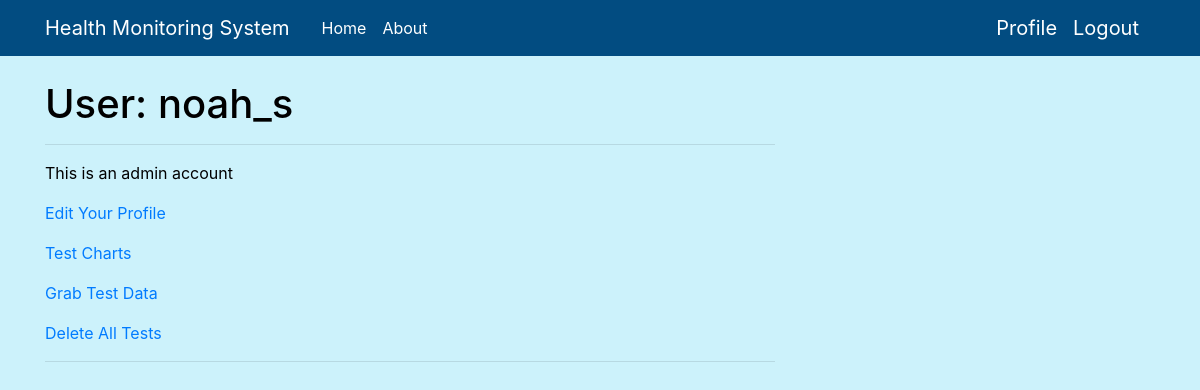
/user/noah_s (signed in), run on an earlier commit of the app's database.
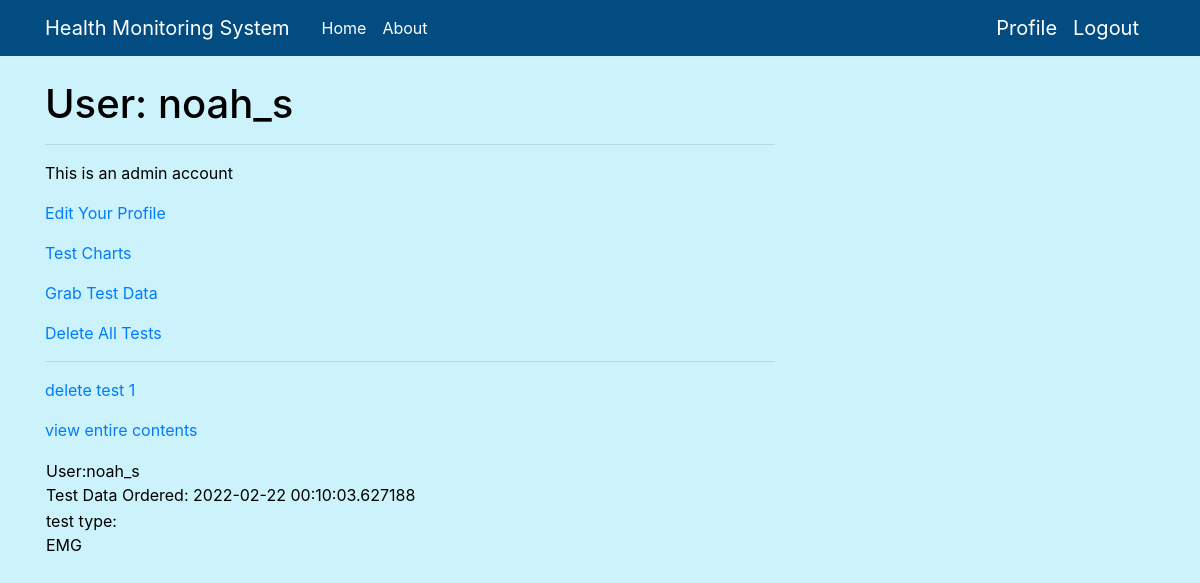
And on a later commit of the database.
### app.py (models this page shows, shortened)
class User(UserMixin, db.Model):
    id = db.Column(db.Integer, primary_key=True)
    username = db.Column(db.String(64), index=True, unique=True)
    email = db.Column(db.String(120), index=True, unique=True)          # email field format is validated
    DOB = db.Column(db.String(6), index=True, unique=True)              # DOB field format is validated
    password_hash = db.Column(db.String(128))
    packets = db.relationship("Packet", backref='author', lazy='dynamic')
    packet_count = db.Column(db.Integer, index=True, unique=False)
    admin = db.Column(db.Integer, index=True, default=False)

class Packet(db.Model):
    id = db.Column(db.Integer, primary_key=True)
    body = db.Column(db.String(500))
    timestamp = db.Column(db.DateTime, index=True, default=datetime.utcnow)     # this timestamp represents when the test was ordered
    test_taken = db.Column(db.String(50), index=True, default=None)               # this timestamp represents when the test was taken
    user_id = db.Column(db.Integer, db.ForeignKey('user.id'))
    test_type = db.Column(db.String(150), default=None)

### app.py (the view)
@app.route('/user/<username>')
@login_required
def user(username):
    user = User.query.filter_by(username=username).first_or_404()
    return render_template('user.html', user=user, packets=user.packets.all())

### app.py (called while the page is built)
@login.user_loader
def load_user(id):
    return User.query.get(int(id))

### templates/user.html (shortened to what this page needs)
{% extends "base.html" %}
{% block content %}
    <h1>User: {{ user.username }}</h1>
    <hr>
    {% if user == current_user %}
    {% if user.admin == True %}
    <p>This is an admin account</p>
    {% endif %}
    <p><a href="{{ url_for('edit_profile') }}">Edit Your Profile</a></p>
    <p><a href="{{ url_for('test_chart', username=current_user.username)}}">Test Charts</a></p>
    <p><a href="{{ url_for('newtest', username=current_user.username) }}">Grab Test Data</a></p>
    <p><a href="{{ url_for('delete_all_tests', username=current_user.username) }}">Delete All Tests</a></p>
    <hr>
    {% for packet in packets %}
    <p>
        {% include '_packet.html' %}
    </p>
    {% endfor %}
    {% endif %}
{% endblock %}

### templates/base.html (shortened to what this page needs)
<!doctype html>
<html lang="en">
  <head>
    <link rel="stylesheet" href="https://stackpath.bootstrapcdn.com/bootstrap/4.3.1/css/bootstrap.min.css">
    <link rel="stylesheet" type="text/css" href="{{ url_for('static', filename='main.css') }}">
  </head>
  <body>
    <header class="site-header">
      <nav class="navbar navbar-expand-md navbar-dark bg-steel fixed-top">
        <div class="container">
          <a class="navbar-brand mr-4" href="/">Health Monitoring System</a>
          <div class="collapse navbar-collapse" id="navbarToggle">
            <div class="navbar-nav mr-auto">
              {% if current_user.is_anonymous %}
              <a class="nav-item nav-link" href="{{ url_for('index_guest') }}">Home</a>
              {% else %}
              <a class="nav-item nav-link" href="{{ url_for('index') }}">Home</a>
              {% endif %}
              <a class="nav-item nav-link" href="/about">About</a>
            </div>
            {% if current_user.is_anonymous %}
            <div class="navbar-nav">
              <a class="nav-item nav-link" href="{{ url_for('login') }}">Login</a>
              <a class="nav-item nav-link" href="{{ url_for('signup') }}">Sign Up</a>
            </div>
            {% else %}
            <a class="navbar-brand" href="{{ url_for('user', username=current_user.username) }}">Profile</a>
            <a class="navbar-brand" href="{{ url_for('logout') }}">Logout</a>
            {% endif %}
          </div>
        </div>
      </nav>
    </header>
    <main role="main" class="container">
      <div class="row">
        <div class="col-md-8">
          {% block content %}{% endblock %}
    </main>
  </body>
</html>

### templates/_packet.html
<table>
        <tr valign="top">
            <td>User:{{ packet.author.username}}<br>Test Data Ordered: {{packet.timestamp}}</td>
            <p><a href="{{ url_for('deletetest', username=current_user.username, packet_id=packet.id) }}">delete test {{packet.id}}</a></p>
            <p><a href="{{ url_for('open_packet', username=current_user.username, packet_id=packet.id) }}">view entire contents</a></p>
        </tr>
        <td> test type:<br>{{ packet.test_type }} </td>
    </table>

### static/main.css (style rules this page uses)
body { background: #ccf2fb; color: #000000; margin-top: 5rem; }
h1, h2, h3, h4, h5, h6 { color: #000000; }
.bg-steel { background-color: #024c81; }
.site-header .navbar-nav .nav-link { color: #ffffff; }

What changed in the data, as far as the page shows it:
added Packet: author.username "noah_s", timestamp "2022-02-22 00:10:03.627188", id "1", test_type "EMG"
